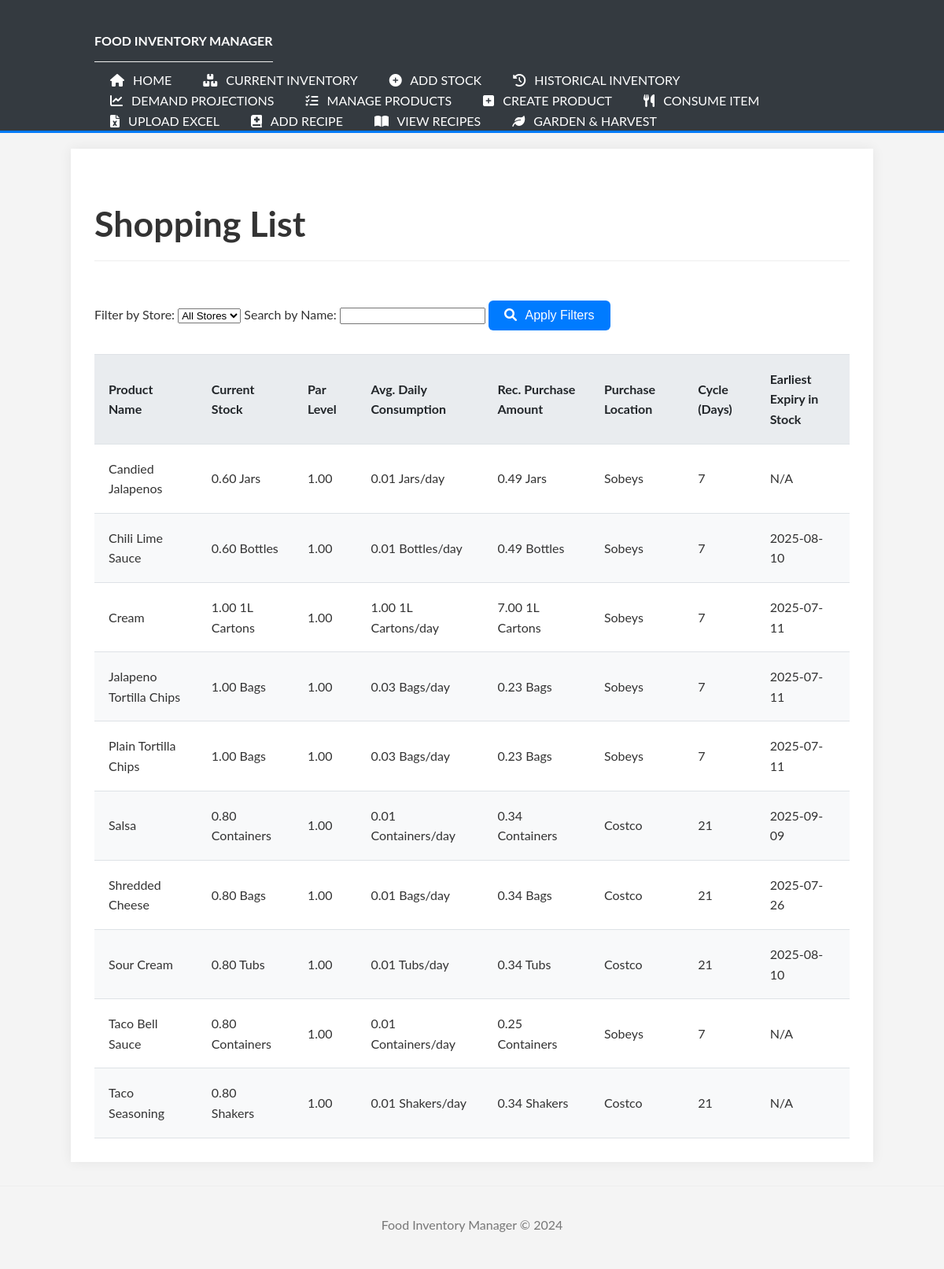
The app's page /shopping_list with its own data.
### tables this page shows
CREATE TABLE products (
                        id INTEGER PRIMARY KEY AUTOINCREMENT,
                        name TEXT NOT NULL UNIQUE,
                        category TEXT,
                        subcategory TEXT,
                        unit_of_measure TEXT NOT NULL,
                        default_expiry_days INTEGER NOT NULL,
                        par_level REAL DEFAULT 0,
                        max_holding_amount REAL DEFAULT 0,
    purchase_location TEXT,
    consumption_override_rate REAL DEFAULT NULL
                    );

### app.py (the view)
@app.route('/shopping_list')
def shopping_list_view():
    store_filter = request.args.get('store', '').strip()
    search_term = request.args.get('search', '').strip()
    shopping_list_items = manager.get_shopping_list_items(
        store_filter=store_filter if store_filter else None,
        search_term=search_term if search_term else None
    )
    return render_template('shopping_list.html',
                           items=shopping_list_items,
                           current_store_filter=store_filter,
                           current_search_term=search_term)

### Food_manager.py (called while the page is built)
    def _get_db_connection(self):
        if self.conn and self.db_filepath == ":memory:":
            return self.conn
        conn = sqlite3.connect(self.db_filepath)
        conn.row_factory = sqlite3.Row # Access columns by name
        return conn

    def get_product(self, product_id):
        try:
            with self._get_db_connection() as conn:
                cursor = conn.cursor()
                cursor.execute("SELECT * FROM products WHERE id = ?", (product_id,))
                row = cursor.fetchone()
                return dict(row) if row else None
        except sqlite3.Error as e:
            print(f"Database error getting product by ID {product_id}: {e}")
            return None # Or raise error

    def _parse_quantity_string(self, quantity_str):
        if isinstance(quantity_str, (int, float)):
            return float(quantity_str)
        s_quantity_str = str(quantity_str).strip()
        if not s_quantity_str:
            return 0.0
        parts = s_quantity_str.split()
        try:
            return float(parts[0])
        except (ValueError, IndexError):
            if s_quantity_str: # Check if the original stripped string was non-empty
                return 1.0
            return 0.0 # Default for completely unparseable or empty strings

### templates/shopping_list.html (shortened to what this page needs)
{% extends "base.html" %}
{% block content %}
<h1>Shopping List</h1>
<div class="filters">
    <form method="GET" action="{{ url_for('shopping_list_view') }}">
        <label for="store">Filter by Store:</label>
        <select name="store" id="store">
            <option value="" {% if not current_store_filter %}selected{% endif %}>All Stores</option>
        </select>
        <label for="search">Search by Name:</label>
        <input type="text" name="search" id="search" value="{{ current_search_term or '' }}">
        <button type="submit" class="button"><i class="fas fa-search"></i> Apply Filters</button>
    </form>
</div>
<table class="table is-striped is-hoverable is-fullwidth">
    <thead>
        <tr>
            <th>Product Name</th>
            <th>Current Stock</th>
            <th>Par Level</th>
            <th>Avg. Daily Consumption</th>
            <th>Rec. Purchase Amount</th>
            <th>Purchase Location</th>
            <th>Cycle (Days)</th>
            <th>Earliest Expiry in Stock</th>
        </tr>
    </thead>
    <tbody>
        {% for item in items %}
        <tr>
            <td>{{ item.name }}</td>
            <td>{{ item.current_quantity_display }}</td>
            <td>{{ "%.2f" | format(item.par_level) }}</td>
            <td>{{ "%.2f" | format(item.avg_daily_consumption) }} {{ item.unit_of_measure }}/day</td>
            <td>{{ "%.2f" | format(item.recommended_purchase_amount) }} {{ item.unit_of_measure }}</td>
            <td>{{ item.purchase_location }}</td>
            <td>{{ item.days_to_next_shop }}</td>
            <td>{{ item.earliest_expiry_date if item.earliest_expiry_date != 'N/A' else 'N/A' }}</td>
        </tr>
        {% else %}
        <tr>
            <td colspan="8" style="text-align: center;">Your shopping list is currently empty. Adjust filters or check par levels for your products.</td>
        </tr>
        {% endfor %}
    </tbody>
</table>
{% endblock %}

### static/style.css (style rules this page uses)
body { font-family: 'Lato', Arial, sans-serif; margin: 0; padding: 0; background-color: #f4f4f4; color: #333; line-height: 1.6; }
h1, h2, h3 { color: #333; }
h1, h1.page-title { font-size: 2.8em; font-weight: 700; margin-bottom: 30px; color: #333; border-bottom: 1px solid #eee; padding-bottom: 10px; }
table { width: 100%; border-collapse: collapse; margin-top: 20px; border-top: 1px solid #dee2e6; }
th, td { padding: 18px; border: none; border-bottom: 1px solid #dee2e6; text-align: left; vertical-align: middle; }
th { background-color: #e9ecef; color: #212529; font-weight: bold; }
tr:nth-child(even) { background-color: #f8f9fa; }
.button, .nav-link-button { display: inline-block; margin-top: 20px; padding: 10px 20px; background-color: #007bff; color: white !important; border-radius: 6px; text-decoration: none; border: none; cursor: pointer; font-size: 1em; margin-right: 10px; margin-bottom: 10px; transition: background-color 0.2s ease-out, box-shadow 0.2s ease-out; }
.button i, .nav-link-button i { margin-right: 7px; }

### records on screen
products: name "Candied Jalapenos", current_quantity_display "0.60 Jars", par_level "1.00", avg_daily_consumption "0.01", unit_of_measure "Jars", recommended_purchase_amount "0.49", purchase_location "Sobeys", days_to_next_shop "7", earliest_expiry_date "N/A"
products: name "Chili Lime Sauce", current_quantity_display "0.60 Bottles", par_level "1.00", avg_daily_consumption "0.01", unit_of_measure "Bottles", recommended_purchase_amount "0.49", purchase_location "Sobeys", days_to_next_shop "7", earliest_expiry_date "2025-08-10"
products: name "Cream", current_quantity_display "1.00 1L Cartons", par_level "1.00", avg_daily_consumption "1.00", unit_of_measure "1L Cartons", recommended_purchase_amount "7.00", purchase_location "Sobeys", days_to_next_shop "7", earliest_expiry_date "2025-07-11"
products: name "Jalapeno Tortilla Chips", current_quantity_display "1.00 Bags", par_level "1.00", avg_daily_consumption "0.03", unit_of_measure "Bags", recommended_purchase_amount "0.23", purchase_location "Sobeys", days_to_next_shop "7", earliest_expiry_date "2025-07-11"
products: name "Plain Tortilla Chips", current_quantity_display "1.00 Bags", par_level "1.00", avg_daily_consumption "0.03", unit_of_measure "Bags", recommended_purchase_amount "0.23", purchase_location "Sobeys", days_to_next_shop "7", earliest_expiry_date "2025-07-11"
products: name "Salsa", current_quantity_display "0.80 Containers", par_level "1.00", avg_daily_consumption "0.01", unit_of_measure "Containers", recommended_purchase_amount "0.34", purchase_location "Costco", days_to_next_shop "21", earliest_expiry_date "2025-09-09"
products: name "Shredded Cheese", current_quantity_display "0.80 Bags", par_level "1.00", avg_daily_consumption "0.01", unit_of_measure "Bags", recommended_purchase_amount "0.34", purchase_location "Costco", days_to_next_shop "21", earliest_expiry_date "2025-07-26"
products: name "Sour Cream", current_quantity_display "0.80 Tubs", par_level "1.00", avg_daily_consumption "0.01", unit_of_measure "Tubs", recommended_purchase_amount "0.34", purchase_location "Costco", days_to_next_shop "21", earliest_expiry_date "2025-08-10"
products: name "Taco Bell Sauce", current_quantity_display "0.80 Containers", par_level "1.00", avg_daily_consumption "0.01", unit_of_measure "Containers", recommended_purchase_amount "0.25", purchase_location "Sobeys", days_to_next_shop "7", earliest_expiry_date "N/A"
products: name "Taco Seasoning", current_quantity_display "0.80 Shakers", par_level "1.00", avg_daily_consumption "0.01", unit_of_measure "Shakers", recommended_purchase_amount "0.34", purchase_location "Costco", days_to_next_shop "21", earliest_expiry_date "N/A"
